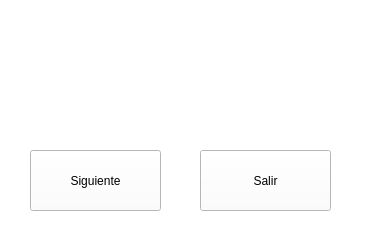
<?xml version="1.0" encoding="UTF-8"?>
<ui version="4.0">
 <class>Fracasado</class>
 <widget class="QWidget" name="Fracasado">
  <property name="geometry">
   <rect>
    <x>0</x>
    <y>0</y>
    <width>369</width>
    <height>235</height>
   </rect>
  </property>
  <property name="windowTitle">
   <string>Form</string>
  </property>
  <property name="styleSheet">
   <string notr="true">background-color: rgb(255, 255, 255);</string>
  </property>
  <widget class="QPushButton" name="Siguiente">
   <property name="geometry">
    <rect>
     <x>30</x>
     <y>150</y>
     <width>131</width>
     <height>61</height>
    </rect>
   </property>
   <property name="text">
    <string>Siguiente</string>
   </property>
  </widget>
  <widget class="QPushButton" name="salir">
   <property name="geometry">
    <rect>
     <x>200</x>
     <y>150</y>
     <width>131</width>
     <height>61</height>
    </rect>
   </property>
   <property name="text">
    <string>Salir</string>
   </property>
  </widget>
  <widget class="QLabel" name="label">
   <property name="geometry">
    <rect>
     <x>20</x>
     <y>0</y>
     <width>311</width>
     <height>131</height>
    </rect>
   </property>
   <property name="styleSheet">
    <string notr="true">image: url(:/escena/derrota.png);</string>
   </property>
   <property name="text">
    <string/>
   </property>
  </widget>
 </widget>
 <resources/>
 <connections/>
</ui>
